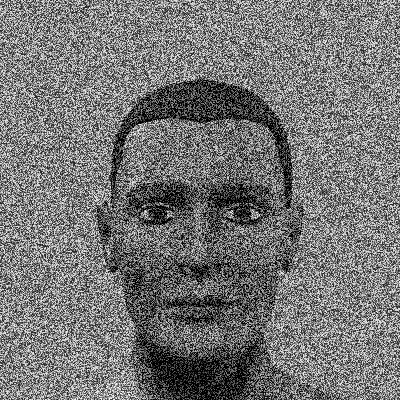
#> input picture ML/Day13_Dec4/man.jpg, 400 x 400 px
$ python q2.py
#> lines starting #> are read from the running program, lines starting #| are printed output that depends on the picture; after the words box and inside, x2 and y2 are one past the last pixel; in counts of white or black regions, pixels touching at a corner belong together
import cv2
import numpy as np
font=cv2.FONT_HERSHEY_SIMPLEX
img = cv2.imread('man.jpg',0)
#> img is the input picture: shape (400, 400); min 0, max 255, mean 117.4
kernel = np.ones((2,2),np.uint8)
img1 = cv2.morphologyEx(img, cv2.MORPH_CLOSE, kernel)
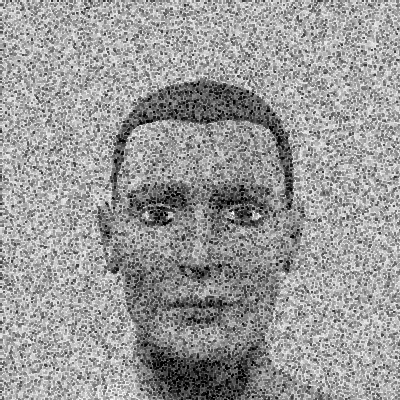
#> img1: shape (400, 400); min 0, max 255, mean 153.2
cv2.putText(img1,'MORPH_CLOSE',(45,50),font,1.5,(0,0,0),2)
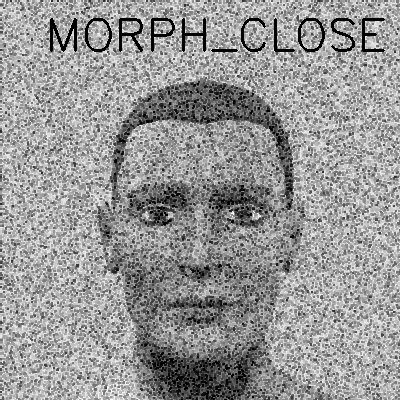
#> img1: shape (400, 400); 1.62% of pixels changed, all inside (x1, y1, x2, y2) = (50, 18, 385, 52)
img2 = cv2.morphologyEx(img, cv2.MORPH_OPEN, kernel)
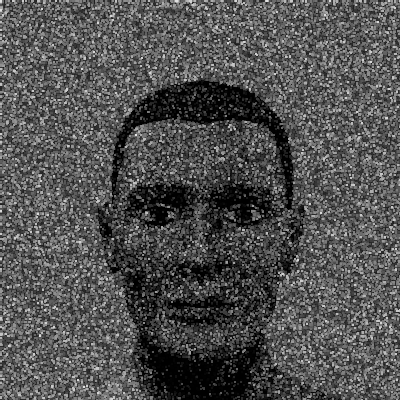
#> img2: shape (400, 400); min 0, max 231, mean 80.7
cv2.putText(img2,'MORPH_OPEN',(45,50),font,1.5,(255,255,255),2)
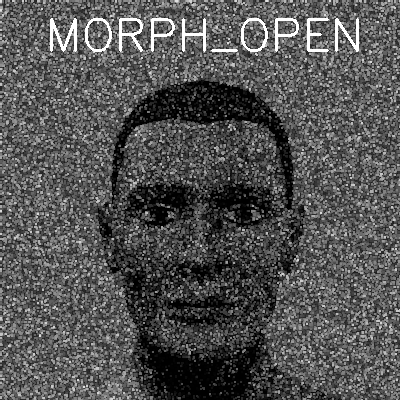
#> img2: shape (400, 400); 1.58% of pixels changed, all inside (x1, y1, x2, y2) = (50, 18, 359, 52)
cv2.putText(img,'Original Image',(45,50),font,1.5,(0,0,0),2)
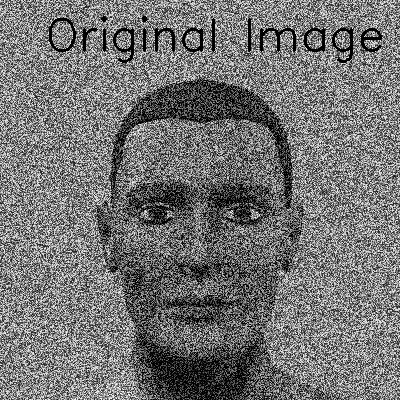
#> img: shape (400, 400); 1.45% of pixels changed, all inside (x1, y1, x2, y2) = (49, 16, 382, 63)
imgc=np.hstack((img,img1,img2))
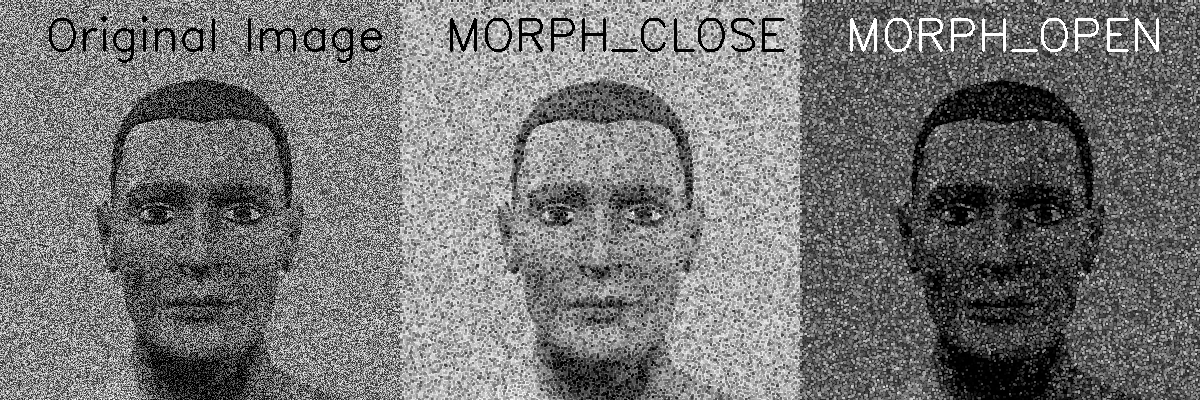
#> imgc: shape (400, 1200); min 0, max 255, mean 116.4
cv2.imshow('Result',imgc)
cv2.waitKey(0)
cv2.destroyAllWindows()
